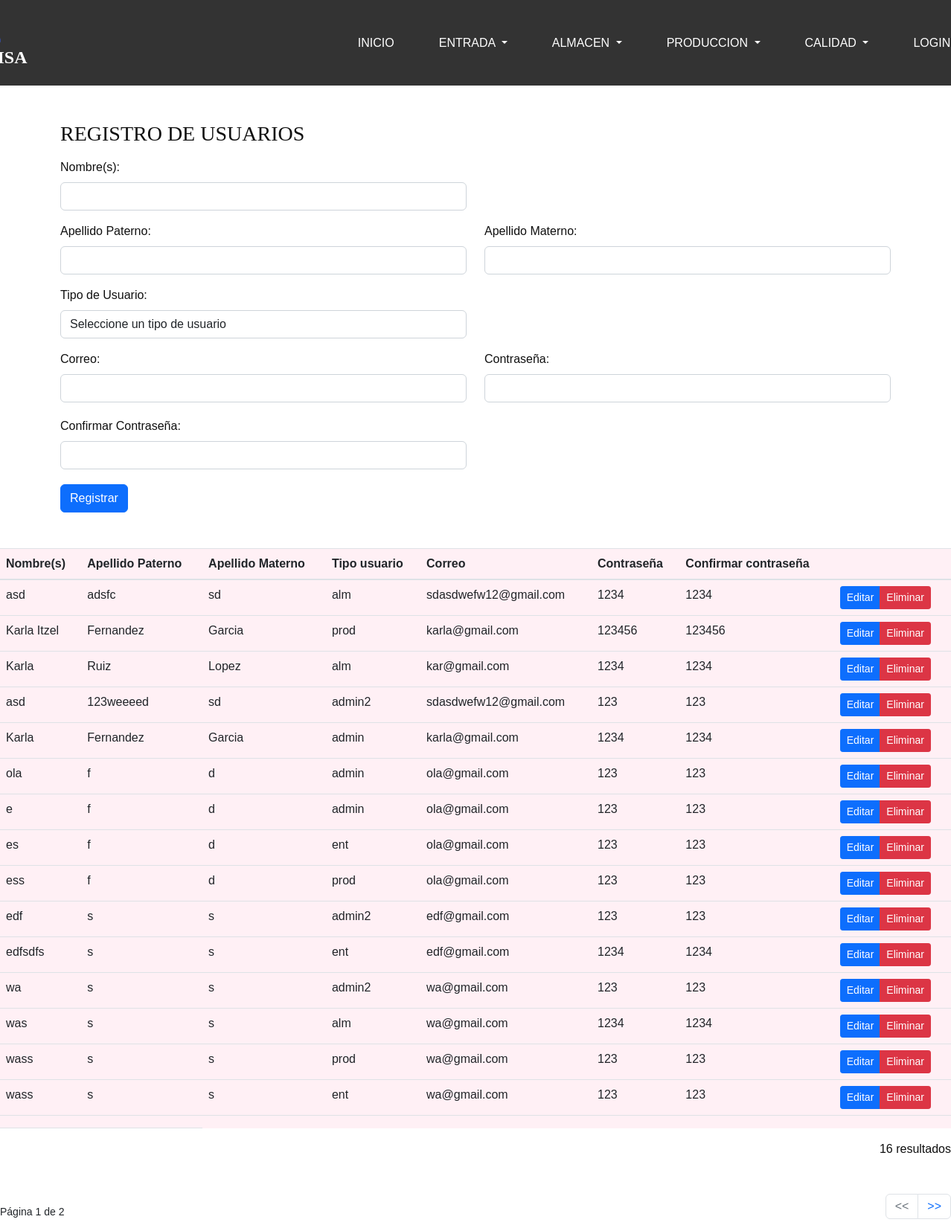
Screenshot of /registrousuarios/ with the database file from the repository.
### contacts/models.py (models this page shows, shortened)
class RegistroUsuario(models.Model):
    TIPO_USUARIO_CHOICES = [
        ('admin', 'Administrador'),
        ('admin2', 'Administrador2'),
        ('ent','Entrada'),
        ('alm', 'Almacen'),
        ('prod','Produccion'),
        ('cal','calidad'),
    ]
    nombre = models.CharField(max_length=100, verbose_name='Nombre')
    apellidopaterno = models.CharField(max_length=100, verbose_name='Apellido Paterno')
    apellidomaterno = models.CharField(max_length=100, verbose_name='Apellido Materno')
    tipousuario = models.CharField(
        max_length=100,
        verbose_name='Tipo Usuario',
        choices=TIPO_USUARIO_CHOICES,
    )
    correo = models.CharField(max_length=100, verbose_name='Correo',null=True,blank=True)
    contraseña = models.CharField(max_length=100, verbose_name='Contraseña')
    confirmacioncontraseña = models.CharField(max_length=100, verbose_name='Confirmacion Contraseña')

### contacts/views.py (the view)
# urls.py: path('registrousuarios/', views.RegistroUsuarioListView.as_view(), name='registrousuario_list'),
class RegistroUsuarioListView(generic.ListView):
    model = RegistroUsuario
    paginate_by = 15
    template_name = 'contacts/registro_usuario.html'
    def get_queryset(self) -> QuerySet[Any]:
        q = self.request.GET.get('q')
        if q:
            return RegistroUsuario.objects.filter(name__icontains=q)
        return super().get_queryset()

### contacts/templates/contacts/registro_usuario.html (shortened to what this page needs)
{% extends 'contacts/menuprueba3.html' %}
{% load static %}
{% block content %}
<div class="container">
    <div class = "mt-5">
        <h3> REGISTRO DE USUARIOS </h3>
        <form method="POST" action="{% url 'registrousuario_new' %}" onsubmit="return validarContrasenas();">
            <div class="row mt-3">
                <div class="col-md-6">
                    <label for="nombre" class="form-label">Nombre(s):</label>
                    <input type="text" id="nombre" name="nombre" class="form-control" required>
                </div>
            </div>
            <div class="row mt-3">
                <div class="col-md-6">
                    <label for="apellidopaterno" class="form-label">Apellido Paterno:</label>
                    <input type="text" id="apellidopaterno" name="apellidopaterno" class="form-control" required>
                </div>
                <div class="col-md-6">
                    <label for="apellidomaterno" class="form-label">Apellido Materno:</label>
                    <input type="text" id="apellidomaterno" name="apellidomaterno" class="form-control" required>
                </div>
            </div>
            <div class="row mt-3">
                <div class="col-md-6">
                    <label for="tipousuario" class="form-label">Tipo de Usuario:</label>
                    <select id="tipousuario" name="tipousuario" class="form-control" required>
                        <option value="" selected>Seleccione un tipo de usuario</option>
                    </select>
                </div>
            </div>
            <div class="row mt-3">
                <div class="col-md-6">
                    <label for="correo" class="form-label">Correo:</label>
                    <input type="email" id="correo" name="correo" class="form-control" required>
                </div>
                <div class="col-md-6">
                    <label for="contraseña" class="form-label">Contraseña:</label>
                    <input type="password" id="contraseña" name="contraseña" class="form-control" required>
                </div>
            </div>
            <div class="row mt-3">
                <div class="col-md-6">
                    <label for="confirmacioncontraseña" class="form-label">Confirmar Contraseña:</label>
                    <input type="password" id="confirmacioncontraseña" name="confirmacioncontraseña" class="form-control" required>
                </div>
            </div>
            <button type="submit" class="btn btn-primary mt-3">Registrar</button>
        </form>
    </div>
</div>
    <div class="table-responsive">
        <table class="mt-5 table table-hover">
            <thead>
                <tr>
                    <th>Nombre(s)</th>
                    <th>Apellido Paterno</th>
                    <th>Apellido Materno</th>
                    <th>Tipo usuario</th>
                    <th>Correo</th>
                    <th>Contraseña</th>
                    <th>Confirmar contraseña</th>
                    <th></th>
                </tr>
            </thead>
            <tbody>
                {% for RegistroUsuario in object_list %}
                <tr>
                    <td>{{ RegistroUsuario.nombre|default:'-' }}</td>
                    <td>{{ RegistroUsuario.apellidopaterno|default:'-' }}</td>
                    <td>{{ RegistroUsuario.apellidomaterno|default:'-' }}</td>
                    <td>{{ RegistroUsuario.tipousuario|default:'-' }}</td>
                    <td>{{ RegistroUsuario.correo|default:'-' }}</td>
                    <td>{{ RegistroUsuario.contraseña|default:'-' }}</td>
                    <td>{{ RegistroUsuario.confirmacioncontraseña|default:'-' }}</td>
                    <td>
                        <div class="btn-group btn-group-sm">
                            <a href="{% url 'registrousuario_edit' RegistroUsuario.pk %}" class ="btn btn-primary">Editar</a>
                            <a href="{% url 'registrousuario_delete' RegistroUsuario.pk %}" class ="btn btn-danger">Eliminar</a>
                        </div>
                    </td>
                </tr>
                {% endfor %}
                <tr><td> </td><td> </td></tr>
            </tbody>
        </table>
    </div>
    <div class="text-end mb-5">
        {{ page_obj.paginator.count }} resultado{{ page_obj.paginator.count|pluralize }}
    </div>
    <div class="d-flex justify-content-between align-items-center">
        <small class="d-none d-sm-inline-block text-body">
            Página {{ page_obj.number }} de {{ page_obj.paginator.num_pages }}
        </small>
        <nav aria-label="Page navigation">
            <ul class="pagination justify-content-center">
                {% if page_obj.has_previous %}
                    <li class="page-item">
                        <a class="page-link" href="{% url 'registrousuario_list' %}?page={{ page_obj.previous_page_number }}"
                           aria-label="Anterior">
                            <span aria-hidden="true">
                                <<
                            </span>
                        </a>
                    </li>
                {% else %}
                    <li class="page-item disabled">
                        <a class="page-link" href="#" aria-label="Anterior">
                            <span aria-hidden="true">
                                <<
                            </span>
                        </a>
                    </li>
                {% endif %}
                {% if page_obj.has_next %}
                    <li class="page-item">
                        <a class="page-link" href="{% url 'registrousuario_list' %}?page={{ page_obj.next_page_number }}"
                           aria-label="Siguiente">
                            <span aria-hidden="true">
                                >>
                            </span>
                        </a>
                    </li>
                {% endif %}
            </ul>
        </nav>
    </div>
</div>
{% endblock content %}

### contacts/templates/contacts/menuprueba3.html (shortened to what this page needs)
{% load static %}
<!DOCTYPE html>
<html lang="en">
<head>
    <link rel="stylesheet" href="https://stackpath.bootstrapcdn.com/bootstrap/4.5.2/css/bootstrap.min.css">
    <link rel="stylesheet" href="{% static 'bootstrap/css/bootstrap.min.css' %}">
</head>
<body class="sub_page">
  <div class="hero_area">
        <header class="header_section">
            <div class="container-fluid">
                <nav class="navbar navbar-expand-lg custom_nav-container">
                    <div class="collapse navbar-collapse" id="navbarSupportedContent">
                      <a class="logo navbar-brand" href="https://seprisalab.com/">
                        <span>SEPRISA</span>
                      </a>
                        <ul class="navbar-nav ml-auto">
                            <li class="nav-item active">
                                <a class="nav-link" href="{% url 'Menu' %}">Inicio <span class="sr-only">(current)</span></a>
                            </li>
                            <li class="nav-item dropdown">
                                <a class="nav-link dropdown-toggle" href="#" id="navbarDropdown" role="button" data-toggle="dropdown" aria-haspopup="true" aria-expanded="false">
                                    Entrada
                                </a>
                            </li>
                            <li class="nav-item dropdown">
                              <a class="nav-link dropdown-toggle" href="#" id="navbarDropdown" role="button" data-toggle="dropdown" aria-haspopup="true" aria-expanded="false">
                                  Almacen
                              </a>
                            </li>
                            <li class="nav-item dropdown">
                              <a class="nav-link dropdown-toggle" href="#" id="navbarDropdown" role="button" data-toggle="dropdown" aria-haspopup="true" aria-expanded="false">
                                  Produccion
                              </a>
                            </li>
                            <li class="nav-item dropdown">
                              <a class="nav-link dropdown-toggle" href="#" id="navbarDropdown" role="button" data-toggle="dropdown" aria-haspopup="true" aria-expanded="false">
                                  Calidad
                              </a>
                            </li>
                            <li class="nav-item">
                                <a class="nav-link" href="{% url 'login' %}">Login</a>
                            </li>
                        </ul>
                    </div>
                </nav>
            </div>
        </header>
  </div>
    <div >
        {% block content %}
        {% endblock %}
</body>
</html>

### contacts/templates/contacts/registro_usuario.html (style rules this page uses)
.table { background:#FFF0F5; }

### rows the page displays
RegistroUsuario: nombre "asd", apellidopaterno "adsfc", apellidomaterno "sd", tipousuario "alm", correo "sdasdwefw12@gmail.com", contraseña "1234", confirmacioncontraseña "1234"
RegistroUsuario: nombre "Karla Itzel", apellidopaterno "Fernandez", apellidomaterno "Garcia", tipousuario "prod", correo "karla@gmail.com", contraseña "123456", confirmacioncontraseña "123456"
RegistroUsuario: nombre "Karla", apellidopaterno "Ruiz", apellidomaterno "Lopez", tipousuario "alm", correo "kar@gmail.com", contraseña "1234", confirmacioncontraseña "1234"
RegistroUsuario: nombre "asd", apellidopaterno "123weeeed", apellidomaterno "sd", tipousuario "admin2", correo "sdasdwefw12@gmail.com", contraseña "123", confirmacioncontraseña "123"
RegistroUsuario: nombre "Karla", apellidopaterno "Fernandez", apellidomaterno "Garcia", tipousuario "admin", correo "karla@gmail.com", contraseña "1234", confirmacioncontraseña "1234"
RegistroUsuario: nombre "ola", apellidopaterno "f", apellidomaterno "d", tipousuario "admin", correo "ola@gmail.com", contraseña "123", confirmacioncontraseña "123"
RegistroUsuario: nombre "e", apellidopaterno "f", apellidomaterno "d", tipousuario "admin", correo "ola@gmail.com", contraseña "123", confirmacioncontraseña "123"
RegistroUsuario: nombre "es", apellidopaterno "f", apellidomaterno "d", tipousuario "ent", correo "ola@gmail.com", contraseña "123", confirmacioncontraseña "123"
RegistroUsuario: nombre "ess", apellidopaterno "f", apellidomaterno "d", tipousuario "prod", correo "ola@gmail.com", contraseña "123", confirmacioncontraseña "123"
RegistroUsuario: nombre "edf", apellidopaterno "s", apellidomaterno "s", tipousuario "admin2", correo "edf@gmail.com", contraseña "123", confirmacioncontraseña "123"
RegistroUsuario: nombre "edfsdfs", apellidopaterno "s", apellidomaterno "s", tipousuario "ent", correo "edf@gmail.com", contraseña "1234", confirmacioncontraseña "1234"
RegistroUsuario: nombre "wa", apellidopaterno "s", apellidomaterno "s", tipousuario "admin2", correo "wa@gmail.com", contraseña "123", confirmacioncontraseña "123"
RegistroUsuario: nombre "was", apellidopaterno "s", apellidomaterno "s", tipousuario "alm", correo "wa@gmail.com", contraseña "1234", confirmacioncontraseña "1234"
RegistroUsuario: nombre "wass", apellidopaterno "s", apellidomaterno "s", tipousuario "prod", correo "wa@gmail.com", contraseña "123", confirmacioncontraseña "123"
RegistroUsuario: nombre "wass", apellidopaterno "s", apellidomaterno "s", tipousuario "ent", correo "wa@gmail.com", contraseña "123", confirmacioncontraseña "123"

### other values shown
{{ page_obj.paginator.count }} "16"
{{ page_obj.number }} "1"
{{ page_obj.paginator.num_pages }} "2"
